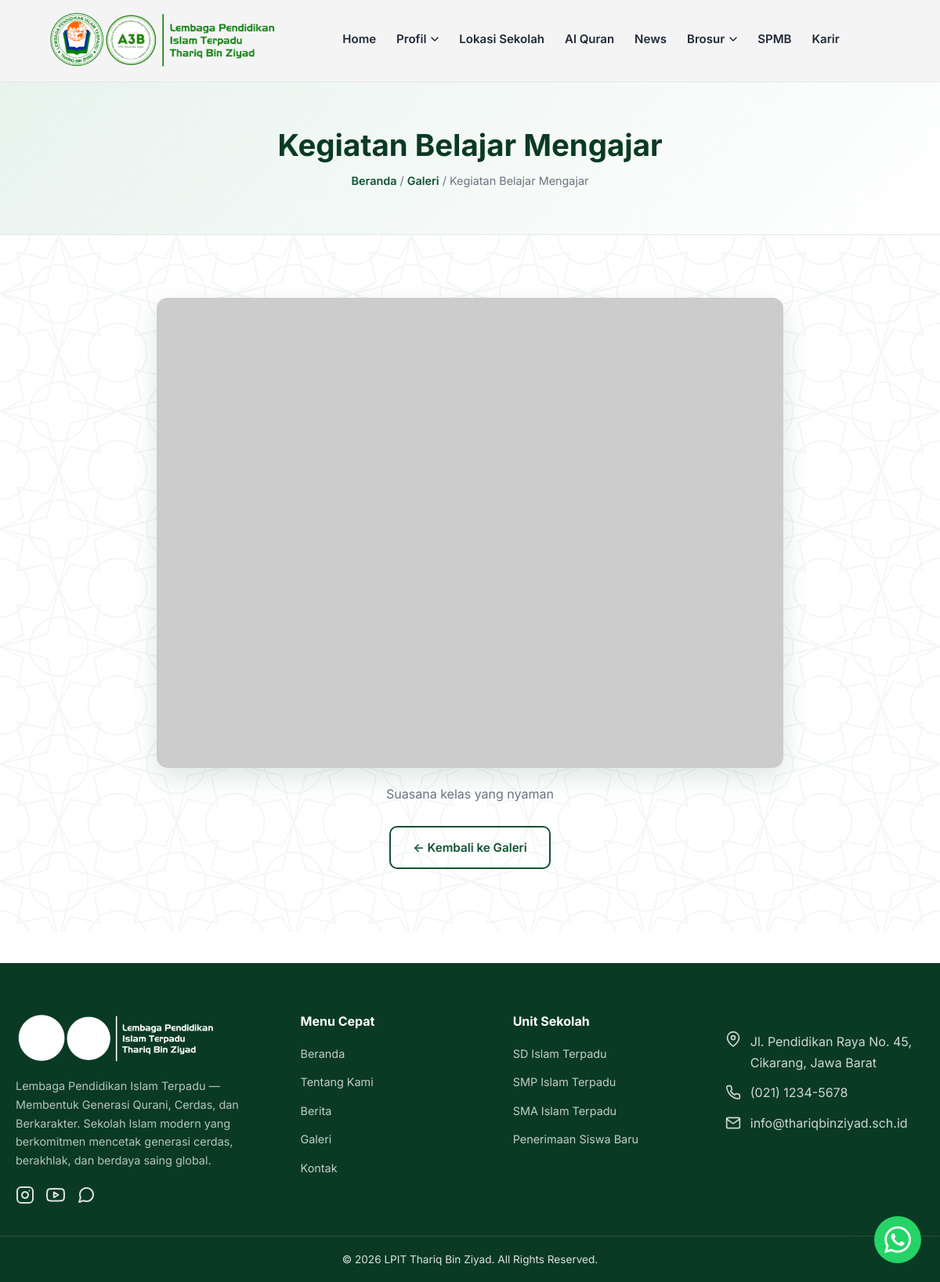
Screenshot of /galeri-detail.php?id=2 with the database file from the repository.
### tables this page shows
CREATE TABLE IF NOT EXISTS `gallery` (
    `id` INT AUTO_INCREMENT PRIMARY KEY,
    `title` VARCHAR(255) NOT NULL,
    `image` VARCHAR(255) NOT NULL,
    `description` VARCHAR(255) DEFAULT NULL,
    `created_at` TIMESTAMP DEFAULT CURRENT_TIMESTAMP
);

### backend/helpers/functions.php (called while the page is built, shortened)
<?php
function esc($string) {
    return htmlspecialchars($string ?? '', ENT_QUOTES, 'UTF-8');
}

### frontend/pages/galeri-detail.php (the view, shortened to what this page needs)
<?php
require_once __DIR__ . '/../../backend/config/database.php';
require_once __DIR__ . '/../../backend/helpers/functions.php';
$id = isset($_GET['id']) ? (int) $_GET['id'] : 0;
$stmt = $pdo->prepare("SELECT * FROM gallery WHERE id = ? LIMIT 1");
$stmt->execute([$id]);
$photo = $stmt->fetch();
require_once __DIR__ . '/../components/header.php';
?>
<section class="page-header">
    <div class="container">
        <h1><?php echo esc($photo['title']); ?></h1>
        <p class="breadcrumb"><a href="index.php">Beranda</a> / <a href="galeri.php">Galeri</a> / <?php echo esc($photo['title']); ?></p>
    </div>
</section>
<section class="section">
    <div class="container">
        <div class="detail-image-wrap">
            <img src="<?php echo esc($photo['image']); ?>" alt="<?php echo esc($photo['title']); ?>">
            <?php if (!empty($photo['description'])): ?>
            <p style="margin-top:20px; color: var(--muted); text-align:center;"><?php echo esc($photo['description']); ?></p>
            <?php endif; ?>
            <div style="text-align:center; margin-top:28px;">
                <a href="galeri.php" class="btn btn-outline">&larr; Kembali ke Galeri</a>
            </div>
        </div>
    </div>
</section>
<?php require_once __DIR__ . '/../components/footer.php'; ?>

### frontend/assets/css/style.css (style rules this page uses)
:root { --primary: #0f5132; --primary-dark: #0a3a24; --primary-light: #e8f3ee; --secondary: #d4af37; --secondary-dark: #b8932c; --background: #ffffff; --surface: #f7f9f8; --text: #1f2937; --muted: #6b7280; --border: #e5e7eb; --radius: 14px; --shadow: 0 4px 18px rgba(15, 81, 50, 0.08); --shadow-lg: 0 12px 32px rgba(15, 81, 50, 0.14); --max-width: 1200px; }
* { box-sizing: border-box; margin: 0; padding: 0; }
html { scroll-behavior: smooth; }
body { font-family: 'Inter', 'Segoe UI', system-ui, -apple-system, Roboto, Helvetica, Arial, sans-serif; color: var(--text); background: var(--background); line-height: 1.65; overflow-x: hidden; }
img { max-width: 100%; display: block; }
a { text-decoration: none; color: inherit; }
.container { max-width: var(--max-width); margin: 0 auto; padding: 0 20px; }
h1, h2, h3, h4 { line-height: 1.25; font-weight: 700; color: var(--primary-dark); }
.section { padding: 80px 0; background-image: url('../images/ornament.svg'); background-size: 150px; background-attachment: fixed; }
.btn { display: inline-block; padding: 13px 28px; border-radius: 10px; font-weight: 600; font-size: 0.95rem; border: 2px solid transparent; transition: transform 0.15s ease, box-shadow 0.15s ease, background 0.2s ease; cursor: pointer; }
.btn-outline { background: transparent; color: var(--primary); border-color: var(--primary); }
.page-header { background: linear-gradient(135deg, var(--primary-light), #ffffff); padding: 56px 0; text-align: center; border-bottom: 1px solid var(--border); }
.page-header h1 { font-size: clamp(1.7rem, 3.5vw, 2.4rem); margin-bottom: 10px; }
.breadcrumb { color: var(--muted); font-size: 0.9rem; }
.breadcrumb a { color: var(--primary); font-weight: 600; }
.detail-image-wrap { max-width: 800px; margin: 0 auto; }
.detail-image-wrap img { border-radius: var(--radius); box-shadow: var(--shadow-lg); width: 100%; }

### rows the page displays
gallery: title "Kegiatan Belajar Mengajar", description "Suasana kelas yang nyaman"

### other values shown
$item "Home"
$item['label'] "Profil"
$item "Lokasi Sekolah"
$item "Al Quran"
$item "News"
$item['label'] "Brosur"
$item "SPMB"
$item "Karir"
SITE_TAGLINE "Lembaga Pendidikan Islam Terpadu — Membentuk Generasi Qurani, Cerdas, dan Berkarakter"
SITE_ADDRESS "Jl. Pendidikan Raya No. 45, Cikarang, Jawa Barat"
SITE_PHONE "(021) 1234-5678"
SITE_EMAIL "info@thariqbinziyad.sch.id"
SITE_NAME "LPIT Thariq Bin Ziyad"
